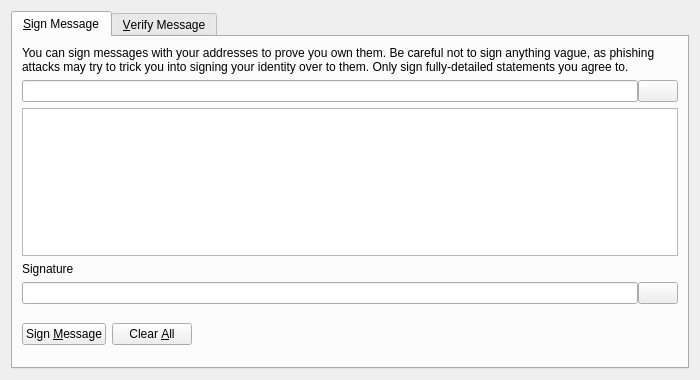
<?xml version="1.0" encoding="UTF-8"?>
<ui version="4.0">
 <class>SignVerifyMessageDialog</class>
 <widget class="QDialog" name="SignVerifyMessageDialog">
  <property name="geometry">
   <rect>
    <x>0</x>
    <y>0</y>
    <width>700</width>
    <height>380</height>
   </rect>
  </property>
  <property name="windowTitle">
   <string>Signatures - Sign / Verify a Message</string>
  </property>
  <property name="modal">
   <bool>true</bool>
  </property>
  <layout class="QVBoxLayout" name="verticalLayout">
   <item>
    <widget class="QTabWidget" name="tabWidget">
     <property name="currentIndex">
      <number>0</number>
     </property>
     <widget class="QWidget" name="tabSignMessage">
      <attribute name="title">
       <string>&amp;Sign Message</string>
      </attribute>
      <layout class="QVBoxLayout" name="verticalLayout_SM">
       <item>
        <widget class="QLabel" name="infoLabel_SM">
         <property name="text">
          <string>You can sign messages with your addresses to prove you own them. Be careful not to sign anything vague, as phishing attacks may try to trick you into signing your identity over to them. Only sign fully-detailed statements you agree to.</string>
         </property>
         <property name="textFormat">
          <enum>Qt::PlainText</enum>
         </property>
         <property name="wordWrap">
          <bool>true</bool>
         </property>
        </widget>
       </item>
       <item>
        <layout class="QHBoxLayout" name="horizontalLayout_1_SM">
         <property name="spacing">
          <number>0</number>
         </property>
         <item>
          <widget class="QValidatedLineEdit" name="addressIn_SM">
           <property name="toolTip">
            <string>The address to sign the message with (e.g. 1NS17iag9jJgTHD1VXjvLCEnZuQ3rJDE9L)</string>
           </property>
           <property name="maxLength">
            <number>34</number>
           </property>
          </widget>
         </item>
         <item>
          <widget class="QPushButton" name="addressBookButton_SM">
           <property name="toolTip">
            <string>Choose an address from the address book</string>
           </property>
           <property name="text">
            <string/>
           </property>
           <property name="icon">
            <iconset resource="../raqcoin.qrc">
             <normaloff>:/icons/address-book</normaloff>:/icons/address-book</iconset>
           </property>
           <property name="shortcut">
            <string>Alt+A</string>
           </property>
           <property name="autoDefault">
            <bool>false</bool>
           </property>
          </widget>
         </item>
        </layout>
       </item>
       <item>
        <widget class="QPlainTextEdit" name="messageIn_SM">
         <property name="toolTip">
          <string>Enter the message you want to sign here</string>
         </property>
        </widget>
       </item>
       <item>
        <widget class="QLabel" name="signatureLabel_SM">
         <property name="text">
          <string>Signature</string>
         </property>
         <property name="textFormat">
          <enum>Qt::PlainText</enum>
         </property>
        </widget>
       </item>
       <item>
        <layout class="QHBoxLayout" name="horizontalLayout_2_SM">
         <property name="spacing">
          <number>0</number>
         </property>
         <item>
          <widget class="QLineEdit" name="signatureOut_SM">
           <property name="font">
            <font>
             <italic>true</italic>
            </font>
           </property>
           <property name="readOnly">
            <bool>true</bool>
           </property>
          </widget>
         </item>
         <item>
          <widget class="QPushButton" name="copySignatureButton_SM">
           <property name="toolTip">
            <string>Copy the current signature to the system clipboard</string>
           </property>
           <property name="text">
            <string/>
           </property>
           <property name="icon">
            <iconset resource="../raqcoin.qrc">
             <normaloff>:/icons/editcopy</normaloff>:/icons/editcopy</iconset>
           </property>
           <property name="autoDefault">
            <bool>false</bool>
           </property>
          </widget>
         </item>
        </layout>
       </item>
       <item>
        <layout class="QHBoxLayout" name="horizontalLayout_3_SM">
         <item>
          <widget class="QPushButton" name="signMessageButton_SM">
           <property name="toolTip">
            <string>Sign the message to prove you own this Abcmint address</string>
           </property>
           <property name="text">
            <string>Sign &amp;Message</string>
           </property>
           <property name="icon">
            <iconset resource="../raqcoin.qrc">
             <normaloff>:/icons/edit</normaloff>:/icons/edit</iconset>
           </property>
           <property name="autoDefault">
            <bool>false</bool>
           </property>
          </widget>
         </item>
         <item>
          <widget class="QPushButton" name="clearButton_SM">
           <property name="toolTip">
            <string>Reset all sign message fields</string>
           </property>
           <property name="text">
            <string>Clear &amp;All</string>
           </property>
           <property name="icon">
            <iconset resource="../raqcoin.qrc">
             <normaloff>:/icons/remove</normaloff>:/icons/remove</iconset>
           </property>
           <property name="autoDefault">
            <bool>false</bool>
           </property>
          </widget>
         </item>
         <item>
          <spacer name="horizontalSpacer_1_SM">
           <property name="orientation">
            <enum>Qt::Horizontal</enum>
           </property>
           <property name="sizeHint" stdset="0">
            <size>
             <width>40</width>
             <height>48</height>
            </size>
           </property>
          </spacer>
         </item>
         <item>
          <widget class="QLabel" name="statusLabel_SM">
           <property name="font">
            <font>
             <weight>75</weight>
             <bold>true</bold>
            </font>
           </property>
           <property name="text">
            <string/>
           </property>
           <property name="wordWrap">
            <bool>true</bool>
           </property>
          </widget>
         </item>
         <item>
          <spacer name="horizontalSpacer_2_SM">
           <property name="orientation">
            <enum>Qt::Horizontal</enum>
           </property>
           <property name="sizeHint" stdset="0">
            <size>
             <width>40</width>
             <height>48</height>
            </size>
           </property>
          </spacer>
         </item>
        </layout>
       </item>
      </layout>
     </widget>
     <widget class="QWidget" name="tabVerifyMessage">
      <attribute name="title">
       <string>&amp;Verify Message</string>
      </attribute>
      <layout class="QVBoxLayout" name="verticalLayout_VM">
       <item>
        <widget class="QLabel" name="infoLabel_VM">
         <property name="text">
          <string>Enter the signing address, message (ensure you copy line breaks, spaces, tabs, etc. exactly) and signature below to verify the message. Be careful not to read more into the signature than what is in the signed message itself, to avoid being tricked by a man-in-the-middle attack.</string>
         </property>
         <property name="textFormat">
          <enum>Qt::PlainText</enum>
         </property>
         <property name="alignment">
          <set>Qt::AlignLeading|Qt::AlignLeft|Qt::AlignTop</set>
         </property>
         <property name="wordWrap">
          <bool>true</bool>
         </property>
        </widget>
       </item>
       <item>
        <layout class="QHBoxLayout" name="horizontalLayout_1_VM">
         <property name="spacing">
          <number>0</number>
         </property>
         <item>
          <widget class="QValidatedLineEdit" name="addressIn_VM">
           <property name="toolTip">
            <string>The address the message was signed with (e.g. 1NS17iag9jJgTHD1VXjvLCEnZuQ3rJDE9L)</string>
           </property>
           <property name="maxLength">
            <number>34</number>
           </property>
          </widget>
         </item>
         <item>
          <widget class="QPushButton" name="addressBookButton_VM">
           <property name="toolTip">
            <string>Choose an address from the address book</string>
           </property>
           <property name="text">
            <string/>
           </property>
           <property name="icon">
            <iconset resource="../raqcoin.qrc">
             <normaloff>:/icons/address-book</normaloff>:/icons/address-book</iconset>
           </property>
           <property name="shortcut">
            <string>Alt+A</string>
           </property>
           <property name="autoDefault">
            <bool>false</bool>
           </property>
          </widget>
         </item>
        </layout>
       </item>
       <item>
        <widget class="QPlainTextEdit" name="messageIn_VM"/>
       </item>
       <item>
        <widget class="QValidatedLineEdit" name="signatureIn_VM"/>
       </item>
       <item>
        <layout class="QHBoxLayout" name="horizontalLayout_2_VM">
         <item>
          <widget class="QPushButton" name="verifyMessageButton_VM">
           <property name="toolTip">
            <string>Verify the message to ensure it was signed with the specified Abcmint address</string>
           </property>
           <property name="text">
            <string>Verify &amp;Message</string>
           </property>
           <property name="icon">
            <iconset resource="../raqcoin.qrc">
             <normaloff>:/icons/transaction_0</normaloff>:/icons/transaction_0</iconset>
           </property>
           <property name="autoDefault">
            <bool>false</bool>
           </property>
          </widget>
         </item>
         <item>
          <widget class="QPushButton" name="clearButton_VM">
           <property name="toolTip">
            <string>Reset all verify message fields</string>
           </property>
           <property name="text">
            <string>Clear &amp;All</string>
           </property>
           <property name="icon">
            <iconset resource="../raqcoin.qrc">
             <normaloff>:/icons/remove</normaloff>:/icons/remove</iconset>
           </property>
           <property name="autoDefault">
            <bool>false</bool>
           </property>
          </widget>
         </item>
         <item>
          <spacer name="horizontalSpacer_1_VM">
           <property name="orientation">
            <enum>Qt::Horizontal</enum>
           </property>
           <property name="sizeHint" stdset="0">
            <size>
             <width>40</width>
             <height>48</height>
            </size>
           </property>
          </spacer>
         </item>
         <item>
          <widget class="QLabel" name="statusLabel_VM">
           <property name="font">
            <font>
             <weight>75</weight>
             <bold>true</bold>
            </font>
           </property>
           <property name="text">
            <string/>
           </property>
           <property name="wordWrap">
            <bool>true</bool>
           </property>
          </widget>
         </item>
         <item>
          <spacer name="horizontalSpacer_2_VM">
           <property name="orientation">
            <enum>Qt::Horizontal</enum>
           </property>
           <property name="sizeHint" stdset="0">
            <size>
             <width>40</width>
             <height>48</height>
            </size>
           </property>
          </spacer>
         </item>
        </layout>
       </item>
      </layout>
     </widget>
    </widget>
   </item>
  </layout>
 </widget>
 <customwidgets>
  <customwidget>
   <class>QValidatedLineEdit</class>
   <extends>QLineEdit</extends>
   <header>qvalidatedlineedit.h</header>
  </customwidget>
 </customwidgets>
 <resources>
  <include location="../raqcoin.qrc"/>
 </resources>
 <connections/>
</ui>
